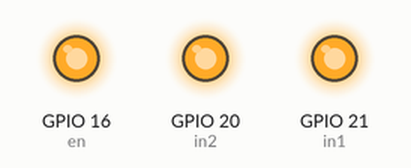
Simulated run of this program. Board: Raspberry Pi (BCM pin numbers). Parts: output pins drawn as LEDs (lit = HIGH). At 0.0 s the program stops and its outputs stay as they are.

Above: at 0.1 s.
Timing chart, 0 to 1.5 s (numbered marks = the images above):
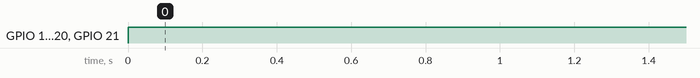

The program:

pizero_drv8833_led_driver.py
```python
import RPi.GPIO as GPIO #import RPi.GPIO module
from time import sleep

in1 = 21 #forward
in2 = 20 #backward
dc = 50 #default duty cycle #duty cycle is in percentage
en = 16
temp = 1

GPIO.setmode(GPIO.BCM) #braodcom soc channel: numbers after gpio

GPIO.setup(in1, GPIO.OUT) #set in1 as output
GPIO.setup(in2, GPIO.OUT) # set in2 as output
GPIO.setup(en, GPIO.OUT) # set en as output

GPIO.output(en, GPIO.HIGH) # set en value to high to activate the chip
GPIO.output(in1, GPIO.LOW) # set ain1 value low to ov
GPIO.output(in2, GPIO.LOW) # set ain2 value low to ov

GPIO.output(in1, GPIO.HIGH) # set ain1 high to 3.3v. (volt across vm and aout1 (grnd) is 5v if vm=5v)
GPIO.output(in2, GPIO.HIGH) # set ain2 high to 3.3v. (volt across vm and aout2 (grnd) is 5v if vm= 5v)

#pwm1 = GPIO.PWM(in1, 2000) #set pwm signal and freq (1Khz) for in1
#pwm2 = GPIO.PWM(in2, 2000) # set pwm signal and freq (1Khz) for in2

#pwm1.start(dc) #start PWM

#pwm2.ChangeDutyCycle(95) #duty cycle is in percentage
#pwm1.stop()
#GPIO.output(in2, GPIO.HIGH)
```

Measured:
- by itself, GPIO 16 (en), GPIO 20 (in2), GPIO 21 (in1): LOW → HIGH at 0.00 s
